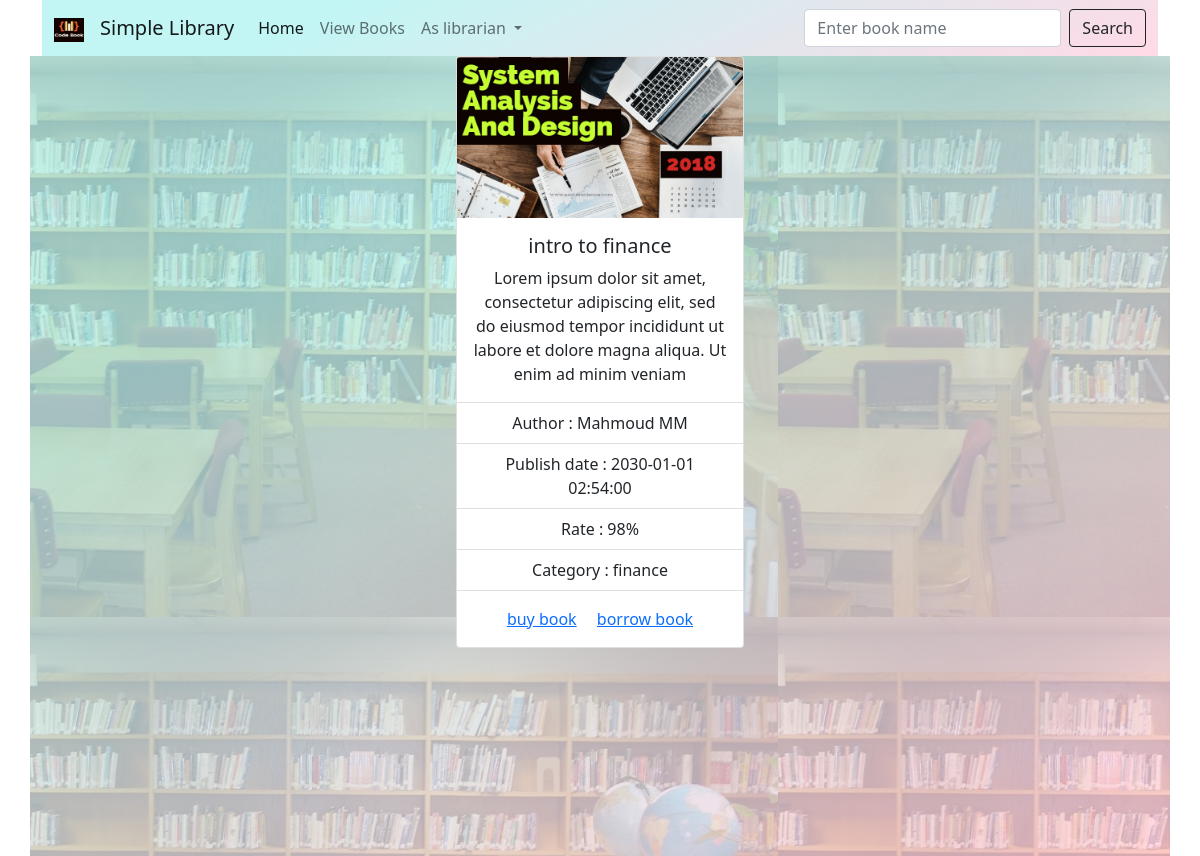
Screenshot of /viewsinglebook.php?id=1 with the database file from the repository.
### tables this page shows
CREATE TABLE `books` (
  `book_id` int(11) NOT NULL AUTO_INCREMENT,
  `title` varchar(255) NOT NULL,
  `author` varchar(255) NOT NULL,
  `publish_date` datetime NOT NULL,
  `rate` int(255) NOT NULL,
  `category` varchar(20) DEFAULT NULL,
  `book_desc` varchar(300) DEFAULT NULL,
  `book_url` varchar(300) DEFAULT NULL,
  PRIMARY KEY (`book_id`)
);

### viewsinglebook.php (the view)
<?php
include_once 'navbar.php';
include_once 'dbconn.php';
$id = $_GET['id'];
$sql = "SELECT * FROM books Where book_id='$id';";
$res = $dbc->query($sql);
$books = mysqli_fetch_all($res);
?>
<center>
    <div class="container mybg">
        <div class="card" style="width: 18rem;">
            <img src="<?php echo $books[0][7]; ?> " class="card-img-top" alt="...">
            <div class="card-body">
                <h5 class="card-title"><?php echo $books[0][1]; ?></h5>
                <p class="card-text"><?php echo $books[0][6]; ?></p>
            </div>
            <ul class="list-group list-group-flush">
                <li class="list-group-item">Author : <?php echo $books[0][2]; ?> </li>
                <li class="list-group-item">Publish date : <?php echo $books[0][3]; ?></li>
                <li class="list-group-item">Rate : <?php echo $books[0][4]; ?>%</li>
                <li class="list-group-item">Category : <?php echo $books[0][5]; ?></li>
            </ul>
            <div class="card-body">
                <a href="#" class="card-link">buy book</a>
                <a href="#" class="card-link">borrow book</a>
            </div>
        </div>
    </div>

### navbar.php (shortened to what this page needs)
<!DOCTYPE html>
<html lang="en">
<head>
    <link href="https://cdn.jsdelivr.net/npm/bootstrap@5.1.3/dist/css/bootstrap.min.css" rel="stylesheet">
    <link rel="stylesheet" href="css/style.css" />
</head>
<body>
    <div class="container">
        <nav class="navbar navbar-expand-lg navbar-light " style="background-image: linear-gradient(335deg, #ffcfdfc4 0%, #b0f3f1c4 74%)">
            <div class="container-fluid">
                <a class="navbar-brand" href="#">
                    <img src="img/logo.png" alt="" width="30" height="24">
                </a>
                <a class="navbar-brand" href="index.php">Simple Library</a>
                <div class="collapse navbar-collapse" id="navbarSupportedContent">
                    <ul class="navbar-nav me-auto mb-2 mb-lg-0">
                        <li class="nav-item">
                            <a class="nav-link active" aria-current="page" href="index.php">Home</a>
                        </li>
                        <li class="nav-item">
                            <a class="nav-link" href="viewbooks.php">View Books</a>
                        </li>
                        <li class="nav-item dropdown">
                            <a class="nav-link dropdown-toggle" href="#" id="navbarDropdown" role="button" data-bs-toggle="dropdown" aria-expanded="false">
                                As librarian
                            </a>
                        </li>
                    </ul>
                    <form class="d-flex" action="search.php" method="post">
                        <input class="form-control me-2" type="search" placeholder="Enter book name " aria-label="Search" name="search">
                        <button class="btn btn-outline-dark" type="submit">Search</button>
                    </form>
                </div>
            </div>
        </nav>
    </div>
</body>
</html>

### navbar.php (style rules this page uses)
.mybg { min-height: 100vh; background-image: linear-gradient(335deg, #ffcfdfc4 0%, #b0f3f1c4 74%), url(img/R.jfif); }

### rows the page displays
books: book_url (picture), title "intro to finance", book_desc "Lorem ipsum dolor sit amet, consectetur adipiscing elit, sed do eiusmod tempor incididunt ut labore et dolore magna aliqua. Ut enim ad minim veniam", author "Mahmoud MM", publish_date "2030-01-01 02:54:00", rate "98", category "finance"
